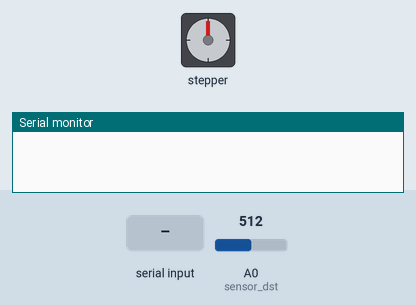
This sketch was run on a simulated Arduino Uno, built with avr-gcc and run on an emulated ATmega328P. Parts: stepper motor, the last lines printed to the serial monitor. Wiring (inferred from the names in the program): stepper motor (2048 steps per turn assumed): coils pin 8, pin 9, pin 10, pin 11. The test bench sets the inputs (shaded band); at power-on: A0 (sensor_dst) = 512.

Above: at 1.2 s.
1.3 s: "90,45\n" received over Serial
At 3.2 s:
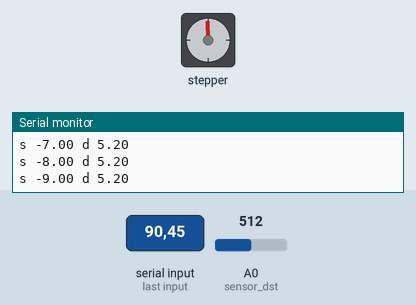
7.3 s: "movc" received over Serial
At 7.8 s:
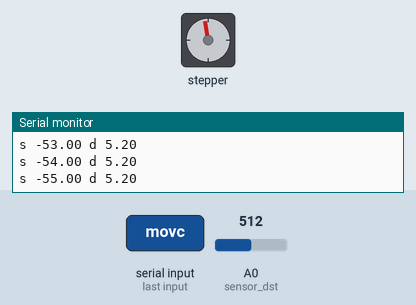
9.8 s: "90\n" received over Serial
At 11.6 s:
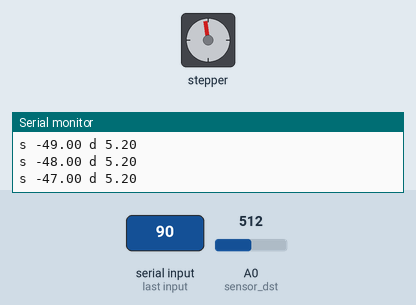
12.8 s: "stop" received over Serial
14.3 s: "30,150\n" received over Serial
At 15.72 s:
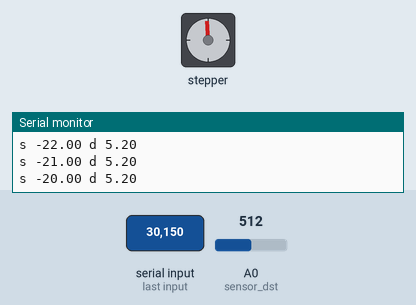
Timing chart, 0 to 17.7 s (numbered marks = the images above; inputs shaded):
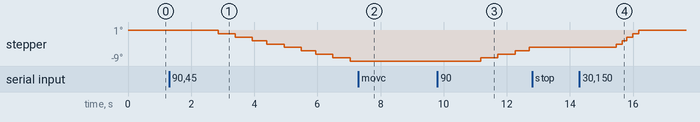

Measured:
- after the input at 7.3 s, stepper: stays -9° (without the input it goes to -10° after 0.19 s)
- after the input at 12.8 s, stepper: stays -5° (without the input it goes to -4° after 0.46 s)

The sketch:

lidar.ino
```cpp
#define OUT1  	8
#define OUT2 	9
#define OUT3  	10
#define OUT4  	11

#define WRITE_DST 1

/*
 * STEPPER MOTOR 28YJ-48
 * STEPPER DRIVER ZC-A0591
 * SENSOR SHARP 0A41SK F 3Z
 */

enum direction
{
    CLOCKWISE = 1,
    A_CLOCKWISE = -1
};


struct command
{
    uint32_t steps;
    direction dir;
    uint32_t speed_ms;
    bool done;
};


void step(int8_t dir, uint16_t delay_mili);
void do_scheduled_cmd();
void receive_cmd_s(command* target_cmd);
void send_data(char op1, float v1, char op2, float v2);
//TODO: receive_cmd_c()
float sensor_dst();

command scheduled_cmd;
int32_t step_cnt = 0;

void setup()
{
	Serial.begin(9600);
	pinMode(OUT1, OUTPUT);
	pinMode(OUT2, OUTPUT);
	pinMode(OUT3, OUTPUT);
	pinMode(OUT4, OUTPUT);
    scheduled_cmd = {0, A_CLOCKWISE, 0, true};
}
void loop()
{
    if (Serial.available() > 0)
    {
        receive_cmd_s(&scheduled_cmd);
    }
    do_scheduled_cmd();
}

void receive_cmd_s(command* target_cmd)
{


    String input = Serial.readString();
    if(input == "stop")
    {
        *target_cmd = {0, CLOCKWISE, 0, true};
        return;
    }
    int dels[4];
    dels[0] = 0;
    for(int i = 1; i < 4; i++)
    {
        dels[i] = input.indexOf('.', dels[i - 1] + 1);
    }
    String c1 = input.substring(0,4);

    if(c1 == "movc")
    {
        target_cmd->dir = CLOCKWISE;
    }
    else if(c1 == "mova")
    {
        target_cmd->dir = A_CLOCKWISE;
    }
    target_cmd->steps = input.substring(dels[1] + 1, dels[2]).toInt();
    target_cmd->speed_ms = input.substring(dels[3] + 1, input.length()-1).toInt();
    if(target_cmd->steps > 0)
    {
        target_cmd->done = false;
    }
}

void do_scheduled_cmd()
{
    if(scheduled_cmd.steps > 0)
    {
        step(scheduled_cmd.dir, scheduled_cmd.speed_ms);
        scheduled_cmd.steps--;

        #if WRITE_DST == 1
        send_data('s', step_cnt, 'd', sensor_dst());
        #endif
    }
    else
    {
        if(!scheduled_cmd.done)
        {
            scheduled_cmd.done = true;
            send_data('e', 0, 0, 0);

        }
    }

}

void send_data(char op1, float v1, char op2, float v2)
{
    Serial.print(op1);
    Serial.print(" ");
    Serial.print(v1);
    Serial.print(" ");
    Serial.print(op2);
    Serial.print(" ");
    Serial.println(v2);
}

float sensor_dst()
{
    float volts = analogRead(A0) * 0.0048828125;
    float distance = 13 * pow(volts, -1);
    return distance;
}

void step(int8_t dir, uint16_t delay_mili)
{
	static int8_t cmd_counter = 0;
	cmd_counter = cmd_counter > 4 ? 1 : cmd_counter;
	cmd_counter = cmd_counter < 1 ? 4 : cmd_counter;

    step_cnt += dir;


	uint8_t cmd = 0x10 >> cmd_counter;

	digitalWrite(OUT1, (cmd >> 3) & 0x01);
	digitalWrite(OUT2, (cmd >> 2) & 0x01);
	digitalWrite(OUT3, (cmd >> 1) & 0x01);
	digitalWrite(OUT4, cmd & 0x01);
	cmd_counter += dir;
	delay(delay_mili);
}
```
